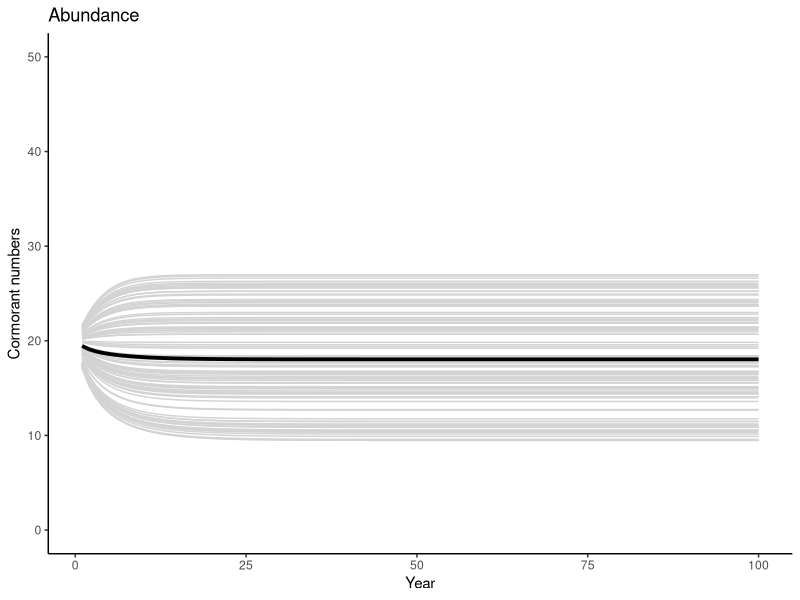
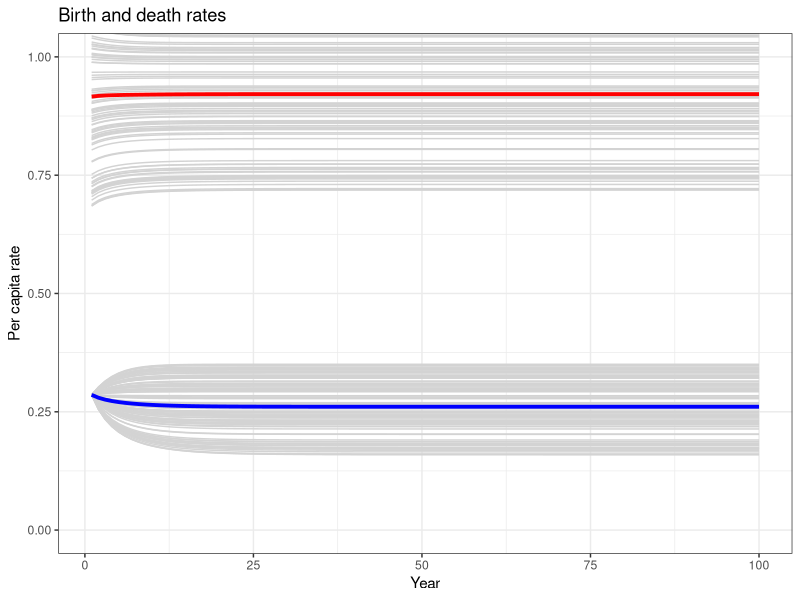
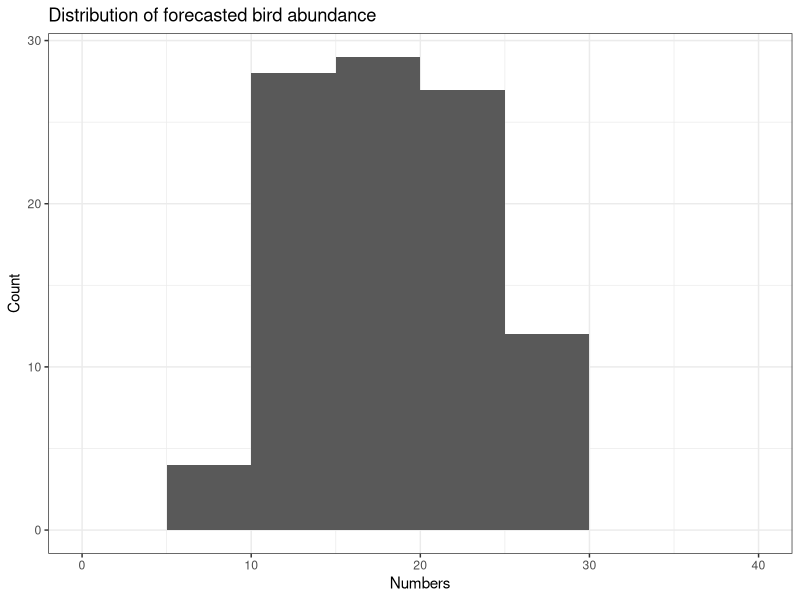

The R script that drew these images, in order:
#Assignment 3.1 - find max "safe" harvest rate: safe defined as <5% incidence of N < 10,000
#Using Unit 2 first model with uniform variability

# Compare cases where "a" varies among years and where it does not
# Answer: varies among years: 0.27; doesn't vary among years: .2
# Allowing "a" to vary among years causes a "regression to the mean" effect - lower birth
# rates don't persist so the pop doesn't tend to drop as far...

# Define variables for processes
b <- .0046
c <- 1
d <- 50
hr <- .2  # harvest or culling rate
# 100 uniform random values for "a"
a <- runif(100,.75,1.25)  # "a" varies among simulations but not years

# Set up a data frame for time series of numbers and rates for each replicate simulation
birds_over_time <- numeric(10000) # 100 years x 100 replicates
birth_rate <- numeric(10000)
death_rate <- numeric(10000)
years <- numeric(10000)
reps <- numeric(10000)
outputs <- data.frame(reps,years,birds_over_time,birth_rate,death_rate)
df_counter <- 1 # initial row for data frame

# Start a loop over replicate simulations
for (sims in 1:100) {

 # Re-establish starting values for each replicate simulation
 birds <- 20

# Start the main simulation loop over time
 for (i in 1:100) {   # we will run the model for 100 time steps
  #a <- runif(1,.75,1.25)  # a varies among years and sims
  # Calculate the birth and death rates according to our dynamic processes
  births_per_female <- a[sims] * exp(-b * birds) #'a' varies among sims
  #births_per_female <- a * exp(-b * birds) #'a' varies among sims and years
  deaths_per_capita <- c * birds / (d + birds)
  
  # Convert rates to actual numbers
  births <- births_per_female * birds / 2  # divide by 2 because per female
  deaths <- deaths_per_capita * birds
  harvest <- hr * birds
  
  # Apply the tautology
  birds <- birds + births - deaths - harvest
  if (birds < 0) birds <- 0
  
  # Add a row to the output data frame
  outputs[df_counter,] <- c(sims,i,birds,births_per_female,deaths_per_capita)
  df_counter <- df_counter + 1
  #close the time loop
}
#close the replicate simulation loop
}

# Assignment 3.1 - frequency for #s < 10,000
too_low <- subset(outputs, outputs$birds_over_time<10)
prop_low <- length(too_low$birds_over_time)/length(outputs$birds_over_time)

# calculate the mean across simulations
avg_birds <- by(outputs$birds_over_time, outputs$years, FUN=mean) 
avg_br <- by(outputs$birth_rate, outputs$years, FUN=mean)
avg_dr <- by(outputs$death_rate, outputs$years, FUN=mean)


# Plot the results - ggplot version
library(ggplot2)
x <- seq(from=1,to=100)
Number_plot <- ggplot() +
  geom_line(mapping=aes(x=outputs$years,y=outputs$birds_over_time, group=outputs$reps),
              color = 'lightgrey') +
  geom_line(mapping=aes(x=x, y=avg_birds),
            color='black', size=1.3) +
  labs(title = "Abundance",
       x = "Year",
       y = "Cormorant numbers") +
  coord_cartesian(ylim=c(0,50)) +
  theme_classic()
plot(Number_plot)
Rate_plot <- ggplot() +
  geom_line(mapping=aes(x=outputs$years,y=outputs$birth_rate, group=outputs$reps),
            color='lightgrey') +
  geom_line(mapping=aes(x=x,y=avg_br),
            color="red", size=1.3) +
  geom_line(mapping=aes(x=outputs$years,y=outputs$death_rate, group=outputs$reps),
            color='lightgrey') +
  geom_line(mapping=aes(x=x,y=avg_dr),
            color="blue", size=1.3) +
  labs(title = "Birth and death rates",
       x="Year",
       y="Per capita rate") +
  coord_cartesian(ylim=c(0,1)) +
  theme_bw()
plot(Rate_plot)

lastyear <- subset(outputs,outputs$years==100)
breaks <- seq(0,40,5)  # define bins for histogram using "breaks"
Dist_plot <- ggplot() +
  geom_histogram(mapping = aes(x=lastyear$birds_over_time),
                 breaks=breaks) +
  labs(title="Distribution of forecasted bird abundance",
       x="Numbers",
       y="Count") +
  theme_bw()
plot(Dist_plot)

                 


